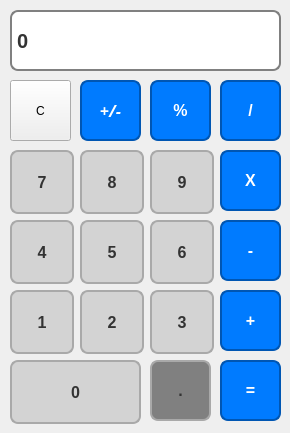
<?xml version="1.0" encoding="UTF-8"?>
<ui version="4.0">
 <class>MainWindow</class>
 <widget class="QMainWindow" name="MainWindow">
  <property name="geometry">
   <rect>
    <x>0</x>
    <y>0</y>
    <width>290</width>
    <height>433</height>
   </rect>
  </property>
  <property name="windowTitle">
   <string>MainWindow</string>
  </property>
  <widget class="QWidget" name="centralwidget">
   <widget class="QLabel" name="label">
    <property name="geometry">
     <rect>
      <x>10</x>
      <y>10</y>
      <width>271</width>
      <height>61</height>
     </rect>
    </property>
    <property name="font">
     <font>
      <pointsize>-1</pointsize>
      <bold>true</bold>
     </font>
    </property>
    <property name="styleSheet">
     <string notr="true">QLabel {
    qproperty-alignment: 'AlignVCenter | AlignRight'; /* Align text vertically centered and right */
    background-color: white;                         /* White background color */
    border: 2px solid gray;                          /* Thicker gray border for better definition */
    border-radius: 8px;                              /* Rounded corners for a modern look */
    padding: 8px 0px;                               /* Padding for better spacing */
    color: #333333;                                  /* Dark text color for contrast */
    font-size: 20px;                                 /* Larger font size for visibility */
    font-weight: bold;                               /* Bold text for emphasis */
    box-shadow: inset 2px 2px 5px rgba(0, 0, 0, 0.1), /* Subtle inset shadow for depth effect */
                inset -2px -2px 5px rgba(255, 255, 255, 0.5); /* Light highlight for 3D effect */
}
</string>
    </property>
    <property name="text">
     <string>0</string>
    </property>
   </widget>
   <widget class="QPushButton" name="pushButton_celar">
    <property name="geometry">
     <rect>
      <x>10</x>
      <y>80</y>
      <width>61</width>
      <height>61</height>
     </rect>
    </property>
    <property name="text">
     <string>C</string>
    </property>
   </widget>
   <widget class="QPushButton" name="pushButton_plusminus">
    <property name="geometry">
     <rect>
      <x>80</x>
      <y>80</y>
      <width>61</width>
      <height>61</height>
     </rect>
    </property>
    <property name="font">
     <font>
      <family>Corbel</family>
      <pointsize>-1</pointsize>
      <italic>true</italic>
      <bold>true</bold>
     </font>
    </property>
    <property name="styleSheet">
     <string notr="true">QPushButton {
    background-color: #007BFF;                        /* Light blue background */
    border: 2px solid #0056b3;                        /* Slightly darker blue border */
    border-radius: 8px;                               /* Rounded corners for a softer look */
    padding: 10px;                                    /* Padding for better spacing */
    color: #ffffff;                                   /* White text color for contrast */
    font-size: 16px;                                  /* Font size for better readability */
    font-weight: bold;                                /* Bold text for emphasis */
    box-shadow: inset 2px 2px 5px rgba(255, 255, 255, 0.5),  /* Inset highlight for 3D effect */
                inset -2px -2px 5px rgba(0, 0, 0, 0.1); /* Subtle shadow for depth */
}

QPushButton:pressed {
    background-color: #0056b3;                        /* Slightly darker blue when pressed */
    box-shadow: inset -2px -2px 5px rgba(255, 255, 255, 0.3),  /* Enhanced shadow effect */
                inset 2px 2px 5px rgba(0, 0, 0, 0.2); /* Enhanced depth when pressed */
}
</string>
    </property>
    <property name="text">
     <string>+/-</string>
    </property>
   </widget>
   <widget class="QPushButton" name="pushButton_percentage">
    <property name="geometry">
     <rect>
      <x>150</x>
      <y>80</y>
      <width>61</width>
      <height>61</height>
     </rect>
    </property>
    <property name="styleSheet">
     <string notr="true">QPushButton {
    background-color: #007BFF;                        /* Light blue background */
    border: 2px solid #0056b3;                        /* Slightly darker blue border */
    border-radius: 8px;                               /* Rounded corners for a softer look */
    padding: 10px;                                    /* Padding for better spacing */
    color: #ffffff;                                   /* White text color for contrast */
    font-size: 16px;                                  /* Font size for better readability */
    font-weight: bold;                                /* Bold text for emphasis */
    box-shadow: inset 2px 2px 5px rgba(255, 255, 255, 0.5),  /* Inset highlight for 3D effect */
                inset -2px -2px 5px rgba(0, 0, 0, 0.1); /* Subtle shadow for depth */
}

QPushButton:pressed {
    background-color: #0056b3;                        /* Slightly darker blue when pressed */
    box-shadow: inset -2px -2px 5px rgba(255, 255, 255, 0.3),  /* Enhanced shadow effect */
                inset 2px 2px 5px rgba(0, 0, 0, 0.2); /* Enhanced depth when pressed */
}
</string>
    </property>
    <property name="text">
     <string>%</string>
    </property>
   </widget>
   <widget class="QPushButton" name="pushButton_divide">
    <property name="geometry">
     <rect>
      <x>220</x>
      <y>80</y>
      <width>61</width>
      <height>61</height>
     </rect>
    </property>
    <property name="styleSheet">
     <string notr="true">QPushButton {
    background-color: #007BFF;                        /* Light blue background */
    border: 2px solid #0056b3;                        /* Slightly darker blue border */
    border-radius: 8px;                               /* Rounded corners for a softer look */
    padding: 10px;                                    /* Padding for better spacing */
    color: #ffffff;                                   /* White text color for contrast */
    font-size: 16px;                                  /* Font size for better readability */
    font-weight: bold;                                /* Bold text for emphasis */
    box-shadow: inset 2px 2px 5px rgba(255, 255, 255, 0.5),  /* Inset highlight for 3D effect */
                inset -2px -2px 5px rgba(0, 0, 0, 0.1); /* Subtle shadow for depth */
}

QPushButton:pressed {
    background-color: #0056b3;                        /* Slightly darker blue when pressed */
    box-shadow: inset -2px -2px 5px rgba(255, 255, 255, 0.3),  /* Enhanced shadow effect */
                inset 2px 2px 5px rgba(0, 0, 0, 0.2); /* Enhanced depth when pressed */
}
</string>
    </property>
    <property name="text">
     <string>/</string>
    </property>
   </widget>
   <widget class="QPushButton" name="pushButton_nine">
    <property name="geometry">
     <rect>
      <x>150</x>
      <y>150</y>
      <width>64</width>
      <height>64</height>
     </rect>
    </property>
    <property name="styleSheet">
     <string notr="true">QPushButton {
    background-color: #d3d3d3;                        /* Light grey background */
    border: 2px solid #a9a9a9;                        /* Slightly darker grey border */
    border-radius: 8px;                               /* Rounded corners for a softer look */
    padding: 10px;                                    /* Padding for better spacing */
    color: #333333;                                   /* Dark text color for contrast */
    font-size: 16px;                                  /* Font size for better readability */
    font-weight: bold;                                /* Bold text for emphasis */
    box-shadow: inset 2px 2px 5px rgba(255, 255, 255, 0.5),  /* Inset highlight for 3D effect */
                inset -2px -2px 5px rgba(0, 0, 0, 0.1); /* Subtle shadow for depth */
}

QPushButton:pressed {
    background-color: #c0c0c0;                        /* Slightly darker grey when pressed */
    box-shadow: inset -2px -2px 5px rgba(255, 255, 255, 0.3),  /* Enhanced shadow effect */
                inset 2px 2px 5px rgba(0, 0, 0, 0.2); /* Enhanced depth when pressed */
}
</string>
    </property>
    <property name="text">
     <string>9</string>
    </property>
   </widget>
   <widget class="QPushButton" name="pushButton_seven">
    <property name="geometry">
     <rect>
      <x>10</x>
      <y>150</y>
      <width>64</width>
      <height>64</height>
     </rect>
    </property>
    <property name="styleSheet">
     <string notr="true">QPushButton {
    background-color: #d3d3d3;                        /* Light grey background */
    border: 2px solid #a9a9a9;                        /* Slightly darker grey border */
    border-radius: 8px;                               /* Rounded corners for a softer look */
    padding: 10px;                                    /* Padding for better spacing */
    color: #333333;                                   /* Dark text color for contrast */
    font-size: 16px;                                  /* Font size for better readability */
    font-weight: bold;                                /* Bold text for emphasis */
    box-shadow: inset 2px 2px 5px rgba(255, 255, 255, 0.5),  /* Inset highlight for 3D effect */
                inset -2px -2px 5px rgba(0, 0, 0, 0.1); /* Subtle shadow for depth */
}

QPushButton:pressed {
    background-color: #c0c0c0;                        /* Slightly darker grey when pressed */
    box-shadow: inset -2px -2px 5px rgba(255, 255, 255, 0.3),  /* Enhanced shadow effect */
                inset 2px 2px 5px rgba(0, 0, 0, 0.2); /* Enhanced depth when pressed */
}
</string>
    </property>
    <property name="text">
     <string>7</string>
    </property>
   </widget>
   <widget class="QPushButton" name="pushButton_eight">
    <property name="geometry">
     <rect>
      <x>80</x>
      <y>150</y>
      <width>64</width>
      <height>64</height>
     </rect>
    </property>
    <property name="styleSheet">
     <string notr="true">QPushButton {
    background-color: #d3d3d3;                        /* Light grey background */
    border: 2px solid #a9a9a9;                        /* Slightly darker grey border */
    border-radius: 8px;                               /* Rounded corners for a softer look */
    padding: 10px;                                    /* Padding for better spacing */
    color: #333333;                                   /* Dark text color for contrast */
    font-size: 16px;                                  /* Font size for better readability */
    font-weight: bold;                                /* Bold text for emphasis */
    box-shadow: inset 2px 2px 5px rgba(255, 255, 255, 0.5),  /* Inset highlight for 3D effect */
                inset -2px -2px 5px rgba(0, 0, 0, 0.1); /* Subtle shadow for depth */
}

QPushButton:pressed {
    background-color: #c0c0c0;                        /* Slightly darker grey when pressed */
    box-shadow: inset -2px -2px 5px rgba(255, 255, 255, 0.3),  /* Enhanced shadow effect */
                inset 2px 2px 5px rgba(0, 0, 0, 0.2); /* Enhanced depth when pressed */
}
</string>
    </property>
    <property name="text">
     <string>8</string>
    </property>
   </widget>
   <widget class="QPushButton" name="pushButton_product">
    <property name="geometry">
     <rect>
      <x>220</x>
      <y>150</y>
      <width>61</width>
      <height>61</height>
     </rect>
    </property>
    <property name="styleSheet">
     <string notr="true">QPushButton {
    background-color: #007BFF;                        /* Light blue background */
    border: 2px solid #0056b3;                        /* Slightly darker blue border */
    border-radius: 8px;                               /* Rounded corners for a softer look */
    padding: 10px;                                    /* Padding for better spacing */
    color: #ffffff;                                   /* White text color for contrast */
    font-size: 16px;                                  /* Font size for better readability */
    font-weight: bold;                                /* Bold text for emphasis */
    box-shadow: inset 2px 2px 5px rgba(255, 255, 255, 0.5),  /* Inset highlight for 3D effect */
                inset -2px -2px 5px rgba(0, 0, 0, 0.1); /* Subtle shadow for depth */
}

QPushButton:pressed {
    background-color: #0056b3;                        /* Slightly darker blue when pressed */
    box-shadow: inset -2px -2px 5px rgba(255, 255, 255, 0.3),  /* Enhanced shadow effect */
                inset 2px 2px 5px rgba(0, 0, 0, 0.2); /* Enhanced depth when pressed */
}
</string>
    </property>
    <property name="text">
     <string>X</string>
    </property>
   </widget>
   <widget class="QPushButton" name="pushButton_minus">
    <property name="geometry">
     <rect>
      <x>220</x>
      <y>220</y>
      <width>61</width>
      <height>61</height>
     </rect>
    </property>
    <property name="styleSheet">
     <string notr="true">QPushButton {
    background-color: #007BFF;                        /* Light blue background */
    border: 2px solid #0056b3;                        /* Slightly darker blue border */
    border-radius: 8px;                               /* Rounded corners for a softer look */
    padding: 10px;                                    /* Padding for better spacing */
    color: #ffffff;                                   /* White text color for contrast */
    font-size: 16px;                                  /* Font size for better readability */
    font-weight: bold;                                /* Bold text for emphasis */
    box-shadow: inset 2px 2px 5px rgba(255, 255, 255, 0.5),  /* Inset highlight for 3D effect */
                inset -2px -2px 5px rgba(0, 0, 0, 0.1); /* Subtle shadow for depth */
}

QPushButton:pressed {
    background-color: #0056b3;                        /* Slightly darker blue when pressed */
    box-shadow: inset -2px -2px 5px rgba(255, 255, 255, 0.3),  /* Enhanced shadow effect */
                inset 2px 2px 5px rgba(0, 0, 0, 0.2); /* Enhanced depth when pressed */
}
</string>
    </property>
    <property name="text">
     <string>-</string>
    </property>
   </widget>
   <widget class="QPushButton" name="pushButton_three">
    <property name="geometry">
     <rect>
      <x>150</x>
      <y>290</y>
      <width>64</width>
      <height>64</height>
     </rect>
    </property>
    <property name="styleSheet">
     <string notr="true">QPushButton {
    background-color: #d3d3d3;                        /* Light grey background */
    border: 2px solid #a9a9a9;                        /* Slightly darker grey border */
    border-radius: 8px;                               /* Rounded corners for a softer look */
    padding: 10px;                                    /* Padding for better spacing */
    color: #333333;                                   /* Dark text color for contrast */
    font-size: 16px;                                  /* Font size for better readability */
    font-weight: bold;                                /* Bold text for emphasis */
    box-shadow: inset 2px 2px 5px rgba(255, 255, 255, 0.5),  /* Inset highlight for 3D effect */
                inset -2px -2px 5px rgba(0, 0, 0, 0.1); /* Subtle shadow for depth */
}

QPushButton:pressed {
    background-color: #c0c0c0;                        /* Slightly darker grey when pressed */
    box-shadow: inset -2px -2px 5px rgba(255, 255, 255, 0.3),  /* Enhanced shadow effect */
                inset 2px 2px 5px rgba(0, 0, 0, 0.2); /* Enhanced depth when pressed */
}
</string>
    </property>
    <property name="text">
     <string>3</string>
    </property>
   </widget>
   <widget class="QPushButton" name="pushButton_one">
    <property name="geometry">
     <rect>
      <x>10</x>
      <y>290</y>
      <width>64</width>
      <height>64</height>
     </rect>
    </property>
    <property name="styleSheet">
     <string notr="true">QPushButton {
    background-color: #d3d3d3;                        /* Light grey background */
    border: 2px solid #a9a9a9;                        /* Slightly darker grey border */
    border-radius: 8px;                               /* Rounded corners for a softer look */
    padding: 10px;                                    /* Padding for better spacing */
    color: #333333;                                   /* Dark text color for contrast */
    font-size: 16px;                                  /* Font size for better readability */
    font-weight: bold;                                /* Bold text for emphasis */
    box-shadow: inset 2px 2px 5px rgba(255, 255, 255, 0.5),  /* Inset highlight for 3D effect */
                inset -2px -2px 5px rgba(0, 0, 0, 0.1); /* Subtle shadow for depth */
}

QPushButton:pressed {
    background-color: #c0c0c0;                        /* Slightly darker grey when pressed */
    box-shadow: inset -2px -2px 5px rgba(255, 255, 255, 0.3),  /* Enhanced shadow effect */
                inset 2px 2px 5px rgba(0, 0, 0, 0.2); /* Enhanced depth when pressed */
}
</string>
    </property>
    <property name="text">
     <string>1</string>
    </property>
   </widget>
   <widget class="QPushButton" name="pushButton_two">
    <property name="geometry">
     <rect>
      <x>80</x>
      <y>290</y>
      <width>64</width>
      <height>64</height>
     </rect>
    </property>
    <property name="styleSheet">
     <string notr="true">QPushButton {
    background-color: #d3d3d3;                        /* Light grey background */
    border: 2px solid #a9a9a9;                        /* Slightly darker grey border */
    border-radius: 8px;                               /* Rounded corners for a softer look */
    padding: 10px;                                    /* Padding for better spacing */
    color: #333333;                                   /* Dark text color for contrast */
    font-size: 16px;                                  /* Font size for better readability */
    font-weight: bold;                                /* Bold text for emphasis */
    box-shadow: inset 2px 2px 5px rgba(255, 255, 255, 0.5),  /* Inset highlight for 3D effect */
                inset -2px -2px 5px rgba(0, 0, 0, 0.1); /* Subtle shadow for depth */
}

QPushButton:pressed {
    background-color: #c0c0c0;                        /* Slightly darker grey when pressed */
    box-shadow: inset -2px -2px 5px rgba(255, 255, 255, 0.3),  /* Enhanced shadow effect */
                inset 2px 2px 5px rgba(0, 0, 0, 0.2); /* Enhanced depth when pressed */
}
</string>
    </property>
    <property name="text">
     <string>2</string>
    </property>
   </widget>
   <widget class="QPushButton" name="pushButton_plus">
    <property name="geometry">
     <rect>
      <x>220</x>
      <y>290</y>
      <width>61</width>
      <height>61</height>
     </rect>
    </property>
    <property name="styleSheet">
     <string notr="true">QPushButton {
    background-color: #007BFF;                        /* Light blue background */
    border: 2px solid #0056b3;                        /* Slightly darker blue border */
    border-radius: 8px;                               /* Rounded corners for a softer look */
    padding: 10px;                                    /* Padding for better spacing */
    color: #ffffff;                                   /* White text color for contrast */
    font-size: 16px;                                  /* Font size for better readability */
    font-weight: bold;                                /* Bold text for emphasis */
    box-shadow: inset 2px 2px 5px rgba(255, 255, 255, 0.5),  /* Inset highlight for 3D effect */
                inset -2px -2px 5px rgba(0, 0, 0, 0.1); /* Subtle shadow for depth */
}

QPushButton:pressed {
    background-color: #0056b3;                        /* Slightly darker blue when pressed */
    box-shadow: inset -2px -2px 5px rgba(255, 255, 255, 0.3),  /* Enhanced shadow effect */
                inset 2px 2px 5px rgba(0, 0, 0, 0.2); /* Enhanced depth when pressed */
}
</string>
    </property>
    <property name="text">
     <string>+</string>
    </property>
   </widget>
   <widget class="QPushButton" name="pushButton_equals">
    <property name="geometry">
     <rect>
      <x>220</x>
      <y>360</y>
      <width>61</width>
      <height>61</height>
     </rect>
    </property>
    <property name="styleSheet">
     <string notr="true">QPushButton {
    background-color: #007BFF;                        /* Light blue background */
    border: 2px solid #0056b3;                        /* Slightly darker blue border */
    border-radius: 8px;                               /* Rounded corners for a softer look */
    padding: 10px;                                    /* Padding for better spacing */
    color: #ffffff;                                   /* White text color for contrast */
    font-size: 16px;                                  /* Font size for better readability */
    font-weight: bold;                                /* Bold text for emphasis */
    box-shadow: inset 2px 2px 5px rgba(255, 255, 255, 0.5),  /* Inset highlight for 3D effect */
                inset -2px -2px 5px rgba(0, 0, 0, 0.1); /* Subtle shadow for depth */
}

QPushButton:pressed {
    background-color: #0056b3;                        /* Slightly darker blue when pressed */
    box-shadow: inset -2px -2px 5px rgba(255, 255, 255, 0.3),  /* Enhanced shadow effect */
                inset 2px 2px 5px rgba(0, 0, 0, 0.2); /* Enhanced depth when pressed */
}
</string>
    </property>
    <property name="text">
     <string>=</string>
    </property>
   </widget>
   <widget class="QPushButton" name="pushButton_point">
    <property name="geometry">
     <rect>
      <x>150</x>
      <y>360</y>
      <width>61</width>
      <height>61</height>
     </rect>
    </property>
    <property name="styleSheet">
     <string notr="true">QPushButton {
    background-color: grey;                        /* Light orange background */
    border: 2px solid #a9a9a9;                        /* Slightly darker orange border */
    border-radius: 8px;                               /* Rounded corners for a softer look */
    padding: 10px;                                    /* Padding for better spacing */
    color: #333333;                                   /* White text color for contrast */
    font-size: 16px;                                  /* Font size for better readability */
    font-weight: bold;                                /* Bold text for emphasis */
    box-shadow: inset 2px 2px 5px rgba(255, 255, 255, 0.5),  /* Inset highlight for 3D effect */
                inset -2px -2px 5px rgba(0, 0, 0, 0.1); /* Subtle shadow for depth */
}

QPushButton:pressed {
    background-color: #d48806;                        /* Slightly darker orange when pressed */
    box-shadow: inset -2px -2px 5px rgba(255, 255, 255, 0.3),  /* Enhanced shadow effect */
                inset 2px 2px 5px rgba(0, 0, 0, 0.2); /* Enhanced depth when pressed */
}
</string>
    </property>
    <property name="text">
     <string>.</string>
    </property>
   </widget>
   <widget class="QPushButton" name="pushButton_zero">
    <property name="geometry">
     <rect>
      <x>10</x>
      <y>360</y>
      <width>131</width>
      <height>64</height>
     </rect>
    </property>
    <property name="styleSheet">
     <string notr="true">QPushButton {
    background-color: #d3d3d3;                        /* Light grey background */
    border: 2px solid #a9a9a9;                        /* Slightly darker grey border */
    border-radius: 8px;                               /* Rounded corners for a softer look */
    padding: 10px;                                    /* Padding for better spacing */
    color: #333333;                                   /* Dark text color for contrast */
    font-size: 16px;                                  /* Font size for better readability */
    font-weight: bold;                                /* Bold text for emphasis */
    box-shadow: inset 2px 2px 5px rgba(255, 255, 255, 0.5),  /* Inset highlight for 3D effect */
                inset -2px -2px 5px rgba(0, 0, 0, 0.1); /* Subtle shadow for depth */
}

QPushButton:pressed {
    background-color: #c0c0c0;                        /* Slightly darker grey when pressed */
    box-shadow: inset -2px -2px 5px rgba(255, 255, 255, 0.3),  /* Enhanced shadow effect */
                inset 2px 2px 5px rgba(0, 0, 0, 0.2); /* Enhanced depth when pressed */
}
</string>
    </property>
    <property name="text">
     <string>0</string>
    </property>
   </widget>
   <widget class="QPushButton" name="pushButton_six">
    <property name="geometry">
     <rect>
      <x>150</x>
      <y>220</y>
      <width>64</width>
      <height>64</height>
     </rect>
    </property>
    <property name="styleSheet">
     <string notr="true">QPushButton {
    background-color: #d3d3d3;                        /* Light grey background */
    border: 2px solid #a9a9a9;                        /* Slightly darker grey border */
    border-radius: 8px;                               /* Rounded corners for a softer look */
    padding: 10px;                                    /* Padding for better spacing */
    color: #333333;                                   /* Dark text color for contrast */
    font-size: 16px;                                  /* Font size for better readability */
    font-weight: bold;                                /* Bold text for emphasis */
    box-shadow: inset 2px 2px 5px rgba(255, 255, 255, 0.5),  /* Inset highlight for 3D effect */
                inset -2px -2px 5px rgba(0, 0, 0, 0.1); /* Subtle shadow for depth */
}

QPushButton:pressed {
    background-color: #c0c0c0;                        /* Slightly darker grey when pressed */
    box-shadow: inset -2px -2px 5px rgba(255, 255, 255, 0.3),  /* Enhanced shadow effect */
                inset 2px 2px 5px rgba(0, 0, 0, 0.2); /* Enhanced depth when pressed */
}
</string>
    </property>
    <property name="text">
     <string>6</string>
    </property>
   </widget>
   <widget class="QPushButton" name="pushButton_four">
    <property name="geometry">
     <rect>
      <x>10</x>
      <y>220</y>
      <width>64</width>
      <height>64</height>
     </rect>
    </property>
    <property name="styleSheet">
     <string notr="true">QPushButton {
    background-color: #d3d3d3;                        /* Light grey background */
    border: 2px solid #a9a9a9;                        /* Slightly darker grey border */
    border-radius: 8px;                               /* Rounded corners for a softer look */
    padding: 10px;                                    /* Padding for better spacing */
    color: #333333;                                   /* Dark text color for contrast */
    font-size: 16px;                                  /* Font size for better readability */
    font-weight: bold;                                /* Bold text for emphasis */
    box-shadow: inset 2px 2px 5px rgba(255, 255, 255, 0.5),  /* Inset highlight for 3D effect */
                inset -2px -2px 5px rgba(0, 0, 0, 0.1); /* Subtle shadow for depth */
}

QPushButton:pressed {
    background-color: #c0c0c0;                        /* Slightly darker grey when pressed */
    box-shadow: inset -2px -2px 5px rgba(255, 255, 255, 0.3),  /* Enhanced shadow effect */
                inset 2px 2px 5px rgba(0, 0, 0, 0.2); /* Enhanced depth when pressed */
}
</string>
    </property>
    <property name="text">
     <string>4</string>
    </property>
   </widget>
   <widget class="QPushButton" name="pushButton_five">
    <property name="geometry">
     <rect>
      <x>80</x>
      <y>220</y>
      <width>64</width>
      <height>64</height>
     </rect>
    </property>
    <property name="styleSheet">
     <string notr="true">QPushButton {
    background-color: #d3d3d3;                        /* Light grey background */
    border: 2px solid #a9a9a9;                        /* Slightly darker grey border */
    border-radius: 8px;                               /* Rounded corners for a softer look */
    padding: 10px;                                    /* Padding for better spacing */
    color: #333333;                                   /* Dark text color for contrast */
    font-size: 16px;                                  /* Font size for better readability */
    font-weight: bold;                                /* Bold text for emphasis */
    box-shadow: inset 2px 2px 5px rgba(255, 255, 255, 0.5),  /* Inset highlight for 3D effect */
                inset -2px -2px 5px rgba(0, 0, 0, 0.1); /* Subtle shadow for depth */
}

QPushButton:pressed {
    background-color: #c0c0c0;                        /* Slightly darker grey when pressed */
    box-shadow: inset -2px -2px 5px rgba(255, 255, 255, 0.3),  /* Enhanced shadow effect */
                inset 2px 2px 5px rgba(0, 0, 0, 0.2); /* Enhanced depth when pressed */
}
</string>
    </property>
    <property name="text">
     <string>5</string>
    </property>
   </widget>
  </widget>
 </widget>
 <resources/>
 <connections/>
</ui>
